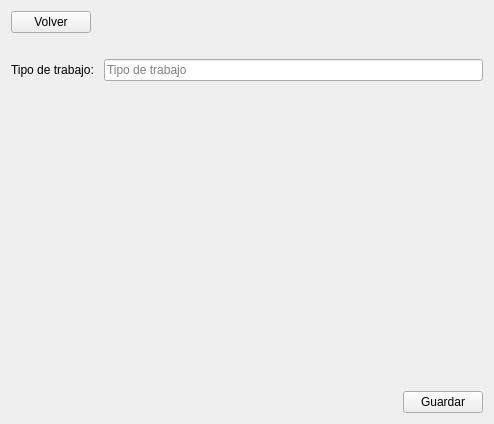
<?xml version="1.0" encoding="UTF-8"?>
<ui version="4.0">
 <class>tiposTrabajosForm</class>
 <widget class="QWidget" name="tiposTrabajosForm">
  <property name="geometry">
   <rect>
    <x>0</x>
    <y>0</y>
    <width>494</width>
    <height>424</height>
   </rect>
  </property>
  <property name="windowTitle">
   <string>Form</string>
  </property>
  <property name="styleSheet">
   <string notr="true"/>
  </property>
  <layout class="QVBoxLayout" name="verticalLayout">
   <item>
    <layout class="QHBoxLayout" name="horizontalLayout">
     <item>
      <widget class="QPushButton" name="bt_back">
       <property name="cursor">
        <cursorShape>PointingHandCursor</cursorShape>
       </property>
       <property name="text">
        <string>Volver</string>
       </property>
       <property name="icon">
        <iconset>
         <normaloff>images/back-arrow.svg</normaloff>images/back-arrow.svg</iconset>
       </property>
       <property name="iconSize">
        <size>
         <width>32</width>
         <height>32</height>
        </size>
       </property>
      </widget>
     </item>
     <item>
      <spacer name="horizontalSpacer">
       <property name="orientation">
        <enum>Qt::Horizontal</enum>
       </property>
       <property name="sizeHint" stdset="0">
        <size>
         <width>40</width>
         <height>20</height>
        </size>
       </property>
      </spacer>
     </item>
    </layout>
   </item>
   <item>
    <widget class="QPushButton" name="bt_title">
     <property name="minimumSize">
      <size>
       <width>0</width>
       <height>0</height>
      </size>
     </property>
     <property name="layoutDirection">
      <enum>Qt::RightToLeft</enum>
     </property>
     <property name="styleSheet">
      <string notr="true">background-color: rgba(255, 255, 255, 0);
border: none;</string>
     </property>
     <property name="text">
      <string/>
     </property>
     <property name="icon">
      <iconset>
       <normaloff>images/folder-won white.svg</normaloff>images/folder-won white.svg</iconset>
     </property>
     <property name="iconSize">
      <size>
       <width>100</width>
       <height>100</height>
      </size>
     </property>
    </widget>
   </item>
   <item>
    <layout class="QHBoxLayout" name="horizontalLayout_2" stretch="1,8">
     <item>
      <widget class="QLabel" name="label_2">
       <property name="text">
        <string>Tipo de trabajo: </string>
       </property>
      </widget>
     </item>
     <item>
      <widget class="QLineEdit" name="lineEdit">
       <property name="placeholderText">
        <string>Tipo de trabajo</string>
       </property>
      </widget>
     </item>
    </layout>
   </item>
   <item>
    <spacer name="verticalSpacer_2">
     <property name="orientation">
      <enum>Qt::Vertical</enum>
     </property>
     <property name="sizeHint" stdset="0">
      <size>
       <width>20</width>
       <height>40</height>
      </size>
     </property>
    </spacer>
   </item>
   <item>
    <layout class="QHBoxLayout" name="horizontalLayout_3">
     <item>
      <spacer name="horizontalSpacer_2">
       <property name="orientation">
        <enum>Qt::Horizontal</enum>
       </property>
       <property name="sizeHint" stdset="0">
        <size>
         <width>40</width>
         <height>20</height>
        </size>
       </property>
      </spacer>
     </item>
     <item>
      <widget class="QPushButton" name="bt_save">
       <property name="cursor">
        <cursorShape>PointingHandCursor</cursorShape>
       </property>
       <property name="text">
        <string>Guardar</string>
       </property>
       <property name="icon">
        <iconset>
         <normaloff>images/save.svg</normaloff>images/save.svg</iconset>
       </property>
       <property name="iconSize">
        <size>
         <width>32</width>
         <height>32</height>
        </size>
       </property>
      </widget>
     </item>
    </layout>
   </item>
  </layout>
 </widget>
 <resources/>
 <connections/>
</ui>
